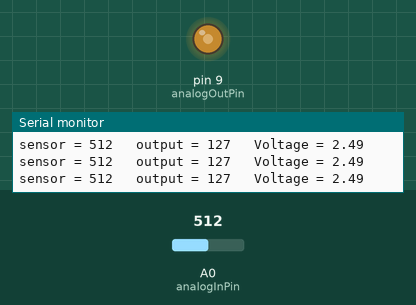
Simulated run of this sketch. Board: Arduino Uno, built with avr-gcc and run on an emulated ATmega328P. On the bench: output pins drawn as LEDs (lit = HIGH), the last lines printed to the serial monitor. The inputs (shaded band) are chosen by the test bench; at power-on: A0 (analogInPin) = 512.

Above: at 1.2 s.
1.3 s: A0 (analogInPin) set to 716
At 1.7 s:
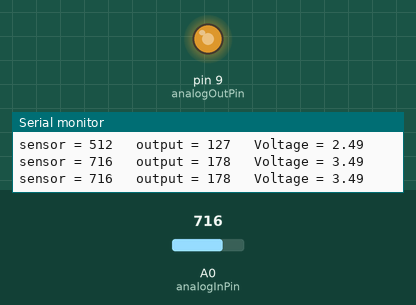
2.9 s: A0 (analogInPin) set to 900
At 3.3 s:
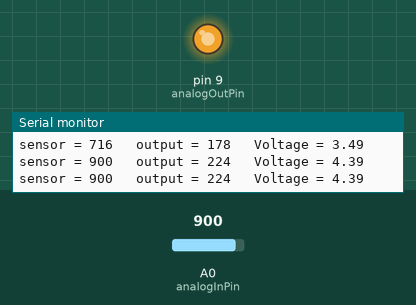
4.5 s: A0 (analogInPin) set to 122
At 5.8 s:
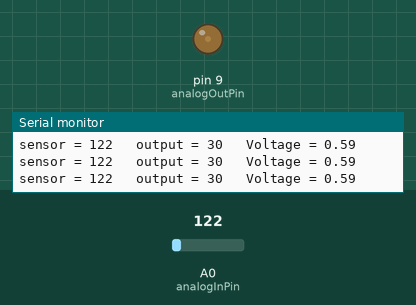
6.1 s: A0 (analogInPin) set to 0
At 7.4 s:
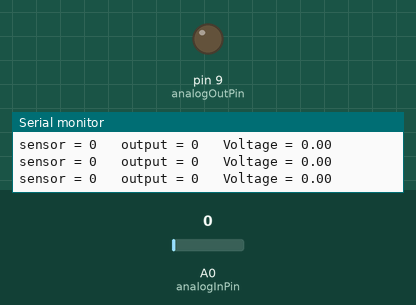
7.7 s: A0 (analogInPin) set to 511
At 9.1 s:
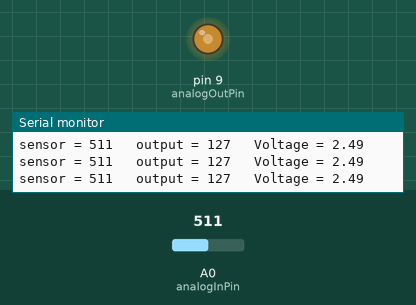
Timing chart, 0 to 10.3 s (numbered marks = the images above; inputs shaded):
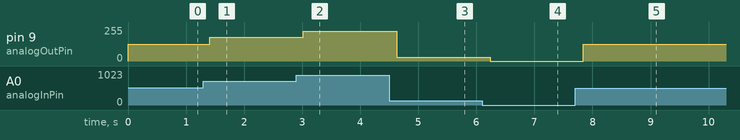

The sketch:

4.Brightness_potentiomeret.ino
```cpp
/*
  Analog input, analog output, serial output

  Reads an analog input pin, maps the result to a range from 0 to 255 and uses
  the result to set the pulse width modulation (PWM) of an output pin.
  Also prints the results to the Serial Monitor.

  The circuit:
  - potentiometer connected to analog pin 0.
    Center pin of the potentiometer goes to the analog pin.
    side pins of the potentiometer go to +5V and ground
  - LED connected from digital pin 9 to ground through 220 ohm resistor

*/

// These constants won't change. They're used to give names to the pins used:
const int analogInPin = A0;      // Analog input pin that the potentiometer is attached to
const int analogOutPin = 9;      // Analog output pin that the LED is attached to

int sensorValue = 0;           // value read from the pot
int outputValue = 0;           // value output to the PWM (analog out)
float outputVoltage = 0.00;

void setup() {
  // initialize serial communications at 9600 bps:
  Serial.begin(9600);
}

void loop() {
  // read the analog in value:
  sensorValue = analogRead(analogInPin);

  // map it to the range of the analog out:
  outputValue = map(sensorValue, 0, 1023, 0, 255);

  // change the analog out value:
  analogWrite(analogOutPin, outputValue);

// Convert PWM value to voltage (0–5V)
  outputVoltage = (outputValue * 5.0) / 255.0;

  // print the results to the Serial Monitor:
  Serial.print("sensor = ");
  Serial.print(sensorValue);
  Serial.print("\t output = ");
  Serial.print(outputValue);
  Serial.print("\t Voltage = ");
  Serial.println(outputVoltage);

  // wait 200 milliseconds before the next loop for the analog-to-digital
  // converter to settle after the last reading:
  delay(200);
}
```

Measured:
- after the input at 1.3 s, pin 9 (analogOutPin): 127/255 → 178/255 after 0.11 s
- after the input at 2.9 s, pin 9 (analogOutPin): 178/255 → 224/255 after 0.12 s
- after the input at 4.5 s, pin 9 (analogOutPin): 224/255 → 30/255 after 0.13 s
- after the input at 6.1 s, pin 9 (analogOutPin): 30/255 → 0/255 after 0.14 s
- after the input at 7.7 s, pin 9 (analogOutPin): 0/255 → 127/255 after 0.14 s
